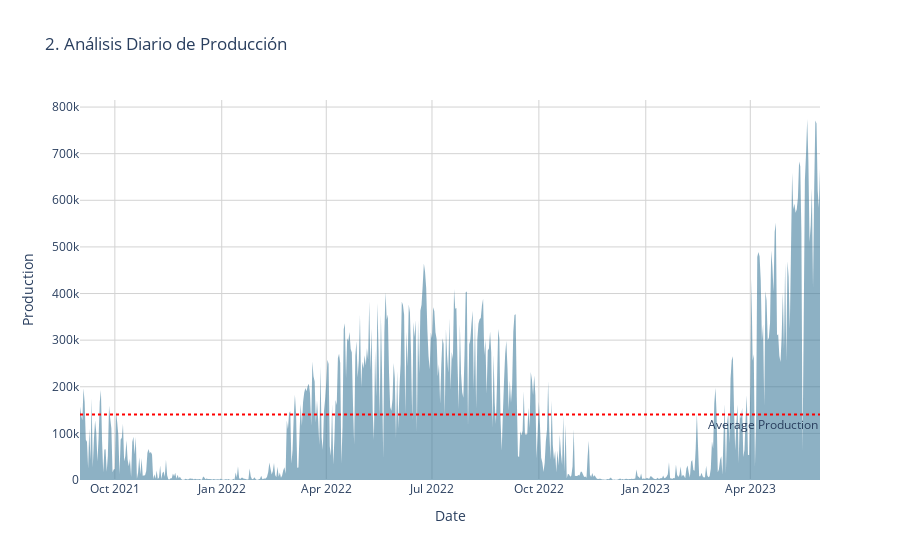

The cell this chart's notebook holds for it:
### Code cell
# Filtrar solo las filas de producción
production_data = train[train['is_consumption'] == 0]

# Resumir datos de producción por día
dailyProd = production_data.resample('D', on='datetime').sum()

# Calcular la producción promedio diaria
meanProduction = dailyProd['target'].mean()

# Crear la gráfica de área
fig = go.Figure()

# Añadir la traza de área para la producción diaria
fig.add_trace(go.Scatter(
    x=dailyProd.index, y=dailyProd['target'],
    fill='tozeroy',
    mode='none',  # Ocultar las líneas
    name='Daily Production',
    fillcolor='rgba(66, 125, 157, 0.6)'  # Color del área con transparencia
))

# Añadir la línea horizontal indicando la producción promedio
fig.add_hline(y=meanProduction, line_dash="dot",
              annotation_text="Average Production",
              annotation_position="bottom right",
              line=dict(color='red', width=2))

# Personalizar la apariencia de la gráfica
fig.update_layout(
    title='2. Análisis Diario de Producción',
    xaxis_title='Date',
    yaxis_title='Production',
    plot_bgcolor='rgba(0,0,0,0)',  # Fondo transparente
    yaxis=dict(
        gridcolor='lightgrey'  # Color de las líneas de la cuadrícula
    ),
    xaxis=dict(
        gridcolor='lightgrey'  # Color de las líneas de la cuadrícula
    )
)

# Mostrar la gráfica
fig.show()

### Figure 1 — Plotly figure (JSON) as saved in the notebook; plotly's stock layout.template omitted (floating-point values rounded to 4 significant figures; data arrays with more than 128 entries replaced by an {"elided": "..."} marker saying what was removed)
{"data": [{"fill": "tozeroy", "fillcolor": "rgba(66, 125, 157, 0.6)", "mode": "none", "name": "Daily Production", "type": "scatter", "x": {"elided": "638 str values"}, "y": {"elided": "638 float values"}}], "layout": {"annotations": [{"showarrow": false, "text": "Average Production", "x": 1, "xanchor": "right", "xref": "x domain", "y": 140700.0, "yanchor": "top", "yref": "y"}], "plot_bgcolor": "rgba(0,0,0,0)", "shapes": [{"line": {"color": "red", "dash": "dot", "width": 2}, "type": "line", "x0": 0, "x1": 1, "xref": "x domain", "y0": 140700.0, "y1": 140700.0, "yref": "y"}], "title": {"text": "2. Análisis Diario de Producción"}, "xaxis": {"gridcolor": "lightgrey", "title": {"text": "Date"}}, "yaxis": {"gridcolor": "lightgrey", "title": {"text": "Production"}}}}
